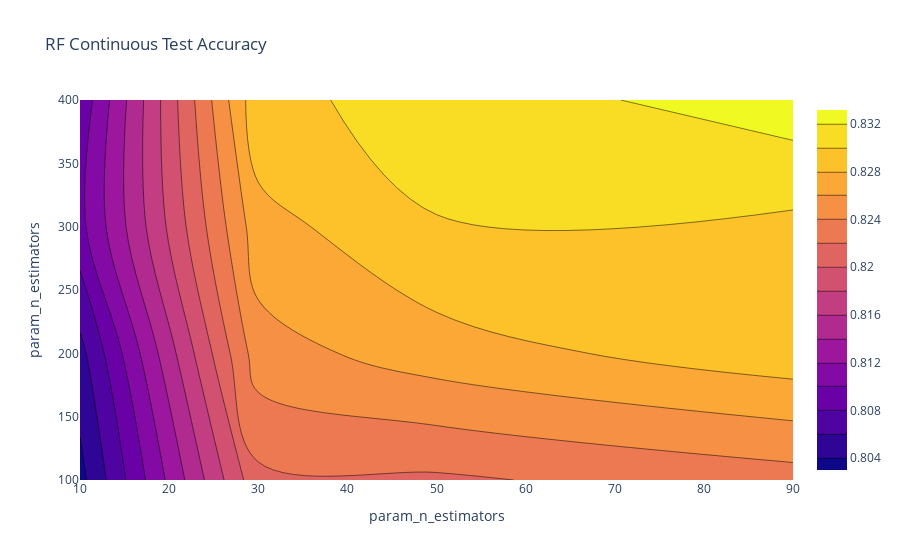

Source (notebook cell):
### Code cell
df = df_dict['rf']
x = 'param_max_depth'
y = 'param_n_estimators'
contour_continuous(df,x,y,'RF Continuous Test Accuracy')

### Figure 1 — Plotly figure (JSON) as saved in the notebook; plotly's stock layout.template omitted (floating-point values rounded to 4 significant figures)
{"data": [{"type": "contour", "x": [10, 10, 10, 10, 30, 30, 30, 30, 50, 50, 50, 50, 90, 90, 90, 90], "y": [100, 200, 300, 400, 100, 200, 300, 400, 100, 200, 300, 400, 100, 200, 300, 400], "z": [0.8033, 0.8053, 0.8094, 0.8085, 0.8215, 0.8251, 0.8272, 0.8295, 0.8217, 0.8271, 0.8299, 0.8308, 0.8232, 0.8292, 0.8295, 0.8332]}], "layout": {"title": {"text": "RF Continuous Test Accuracy"}, "xaxis": {"title": {"text": "param_n_estimators"}}, "yaxis": {"title": {"text": "param_n_estimators"}}}}
